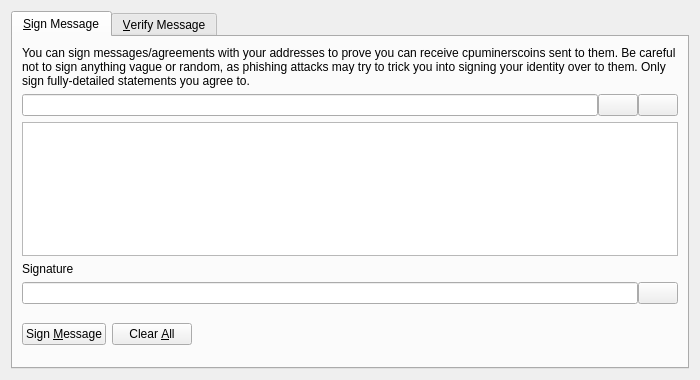
<?xml version="1.0" encoding="UTF-8"?>
<ui version="4.0">
 <class>SignVerifyMessageDialog</class>
 <widget class="QDialog" name="SignVerifyMessageDialog">
  <property name="geometry">
   <rect>
    <x>0</x>
    <y>0</y>
    <width>700</width>
    <height>380</height>
   </rect>
  </property>
  <property name="windowTitle">
   <string>Signatures - Sign / Verify a Message</string>
  </property>
  <property name="modal">
   <bool>true</bool>
  </property>
  <layout class="QVBoxLayout" name="verticalLayout">
   <item>
    <widget class="QTabWidget" name="tabWidget">
     <property name="currentIndex">
      <number>0</number>
     </property>
     <widget class="QWidget" name="tabSignMessage">
      <attribute name="title">
       <string>&amp;Sign Message</string>
      </attribute>
      <layout class="QVBoxLayout" name="verticalLayout_SM">
       <item>
        <widget class="QLabel" name="infoLabel_SM">
         <property name="text">
          <string>You can sign messages/agreements with your addresses to prove you can receive cpuminerscoins sent to them. Be careful not to sign anything vague or random, as phishing attacks may try to trick you into signing your identity over to them. Only sign fully-detailed statements you agree to.</string>
         </property>
         <property name="textFormat">
          <enum>Qt::PlainText</enum>
         </property>
         <property name="wordWrap">
          <bool>true</bool>
         </property>
        </widget>
       </item>
       <item>
        <layout class="QHBoxLayout" name="horizontalLayout_1_SM">
         <property name="spacing">
          <number>0</number>
         </property>
         <item>
          <widget class="QValidatedLineEdit" name="addressIn_SM">
           <property name="toolTip">
            <string>The CMC address to sign the message with</string>
           </property>
          </widget>
         </item>
         <item>
          <widget class="QPushButton" name="addressBookButton_SM">
           <property name="toolTip">
            <string>Choose previously used address</string>
           </property>
           <property name="text">
            <string/>
           </property>
           <property name="icon">
            <iconset resource="../bitcoin.qrc">
             <normaloff>:/icons/address-book</normaloff>:/icons/address-book</iconset>
           </property>
           <property name="shortcut">
            <string>Alt+A</string>
           </property>
           <property name="autoDefault">
            <bool>false</bool>
           </property>
          </widget>
         </item>
         <item>
          <widget class="QPushButton" name="pasteButton_SM">
           <property name="toolTip">
            <string>Paste address from clipboard</string>
           </property>
           <property name="text">
            <string/>
           </property>
           <property name="icon">
            <iconset resource="../bitcoin.qrc">
             <normaloff>:/icons/editpaste</normaloff>:/icons/editpaste</iconset>
           </property>
           <property name="shortcut">
            <string>Alt+P</string>
           </property>
           <property name="autoDefault">
            <bool>false</bool>
           </property>
          </widget>
         </item>
        </layout>
       </item>
       <item>
        <widget class="QPlainTextEdit" name="messageIn_SM">
         <property name="toolTip">
          <string>Enter the message you want to sign here</string>
         </property>
        </widget>
       </item>
       <item>
        <widget class="QLabel" name="signatureLabel_SM">
         <property name="text">
          <string>Signature</string>
         </property>
         <property name="textFormat">
          <enum>Qt::PlainText</enum>
         </property>
        </widget>
       </item>
       <item>
        <layout class="QHBoxLayout" name="horizontalLayout_2_SM">
         <property name="spacing">
          <number>0</number>
         </property>
         <item>
          <widget class="QLineEdit" name="signatureOut_SM">
           <property name="font">
            <font>
             <italic>true</italic>
            </font>
           </property>
           <property name="readOnly">
            <bool>true</bool>
           </property>
          </widget>
         </item>
         <item>
          <widget class="QPushButton" name="copySignatureButton_SM">
           <property name="toolTip">
            <string>Copy the current signature to the system clipboard</string>
           </property>
           <property name="text">
            <string/>
           </property>
           <property name="icon">
            <iconset resource="../bitcoin.qrc">
             <normaloff>:/icons/editcopy</normaloff>:/icons/editcopy</iconset>
           </property>
           <property name="autoDefault">
            <bool>false</bool>
           </property>
          </widget>
         </item>
        </layout>
       </item>
       <item>
        <layout class="QHBoxLayout" name="horizontalLayout_3_SM">
         <item>
          <widget class="QPushButton" name="signMessageButton_SM">
           <property name="toolTip">
            <string>Sign the message to prove you own this CMC address</string>
           </property>
           <property name="text">
            <string>Sign &amp;Message</string>
           </property>
           <property name="icon">
            <iconset resource="../bitcoin.qrc">
             <normaloff>:/icons/edit</normaloff>:/icons/edit</iconset>
           </property>
           <property name="autoDefault">
            <bool>false</bool>
           </property>
          </widget>
         </item>
         <item>
          <widget class="QPushButton" name="clearButton_SM">
           <property name="toolTip">
            <string>Reset all sign message fields</string>
           </property>
           <property name="text">
            <string>Clear &amp;All</string>
           </property>
           <property name="icon">
            <iconset resource="../bitcoin.qrc">
             <normaloff>:/icons/remove</normaloff>:/icons/remove</iconset>
           </property>
           <property name="autoDefault">
            <bool>false</bool>
           </property>
          </widget>
         </item>
         <item>
          <spacer name="horizontalSpacer_1_SM">
           <property name="orientation">
            <enum>Qt::Horizontal</enum>
           </property>
           <property name="sizeHint" stdset="0">
            <size>
             <width>40</width>
             <height>48</height>
            </size>
           </property>
          </spacer>
         </item>
         <item>
          <widget class="QLabel" name="statusLabel_SM">
           <property name="font">
            <font>
             <weight>75</weight>
             <bold>true</bold>
            </font>
           </property>
           <property name="text">
            <string/>
           </property>
           <property name="wordWrap">
            <bool>true</bool>
           </property>
          </widget>
         </item>
         <item>
          <spacer name="horizontalSpacer_2_SM">
           <property name="orientation">
            <enum>Qt::Horizontal</enum>
           </property>
           <property name="sizeHint" stdset="0">
            <size>
             <width>40</width>
             <height>48</height>
            </size>
           </property>
          </spacer>
         </item>
        </layout>
       </item>
      </layout>
     </widget>
     <widget class="QWidget" name="tabVerifyMessage">
      <attribute name="title">
       <string>&amp;Verify Message</string>
      </attribute>
      <layout class="QVBoxLayout" name="verticalLayout_VM">
       <item>
        <widget class="QLabel" name="infoLabel_VM">
         <property name="text">
          <string>Enter the receiver's address, message (ensure you copy line breaks, spaces, tabs, etc. exactly) and signature below to verify the message. Be careful not to read more into the signature than what is in the signed message itself, to avoid being tricked by a man-in-the-middle attack. Note that this only proves the signing party receives with the address, it cannot prove sendership of any transaction!</string>
         </property>
         <property name="textFormat">
          <enum>Qt::PlainText</enum>
         </property>
         <property name="alignment">
          <set>Qt::AlignLeading|Qt::AlignLeft|Qt::AlignTop</set>
         </property>
         <property name="wordWrap">
          <bool>true</bool>
         </property>
        </widget>
       </item>
       <item>
        <layout class="QHBoxLayout" name="horizontalLayout_1_VM">
         <property name="spacing">
          <number>0</number>
         </property>
         <item>
          <widget class="QValidatedLineEdit" name="addressIn_VM">
           <property name="toolTip">
            <string>The CMC address the message was signed with</string>
           </property>
          </widget>
         </item>
         <item>
          <widget class="QPushButton" name="addressBookButton_VM">
           <property name="toolTip">
            <string>Choose previously used address</string>
           </property>
           <property name="text">
            <string/>
           </property>
           <property name="icon">
            <iconset resource="../bitcoin.qrc">
             <normaloff>:/icons/address-book</normaloff>:/icons/address-book</iconset>
           </property>
           <property name="shortcut">
            <string>Alt+A</string>
           </property>
           <property name="autoDefault">
            <bool>false</bool>
           </property>
          </widget>
         </item>
        </layout>
       </item>
       <item>
        <widget class="QPlainTextEdit" name="messageIn_VM"/>
       </item>
       <item>
        <widget class="QValidatedLineEdit" name="signatureIn_VM"/>
       </item>
       <item>
        <layout class="QHBoxLayout" name="horizontalLayout_2_VM">
         <item>
          <widget class="QPushButton" name="verifyMessageButton_VM">
           <property name="toolTip">
            <string>Verify the message to ensure it was signed with the specified CMC address</string>
           </property>
           <property name="text">
            <string>Verify &amp;Message</string>
           </property>
           <property name="icon">
            <iconset resource="../bitcoin.qrc">
             <normaloff>:/icons/transaction_0</normaloff>:/icons/transaction_0</iconset>
           </property>
           <property name="autoDefault">
            <bool>false</bool>
           </property>
          </widget>
         </item>
         <item>
          <widget class="QPushButton" name="clearButton_VM">
           <property name="toolTip">
            <string>Reset all verify message fields</string>
           </property>
           <property name="text">
            <string>Clear &amp;All</string>
           </property>
           <property name="icon">
            <iconset resource="../bitcoin.qrc">
             <normaloff>:/icons/remove</normaloff>:/icons/remove</iconset>
           </property>
           <property name="autoDefault">
            <bool>false</bool>
           </property>
          </widget>
         </item>
         <item>
          <spacer name="horizontalSpacer_1_VM">
           <property name="orientation">
            <enum>Qt::Horizontal</enum>
           </property>
           <property name="sizeHint" stdset="0">
            <size>
             <width>40</width>
             <height>48</height>
            </size>
           </property>
          </spacer>
         </item>
         <item>
          <widget class="QLabel" name="statusLabel_VM">
           <property name="font">
            <font>
             <weight>75</weight>
             <bold>true</bold>
            </font>
           </property>
           <property name="text">
            <string/>
           </property>
           <property name="wordWrap">
            <bool>true</bool>
           </property>
          </widget>
         </item>
         <item>
          <spacer name="horizontalSpacer_2_VM">
           <property name="orientation">
            <enum>Qt::Horizontal</enum>
           </property>
           <property name="sizeHint" stdset="0">
            <size>
             <width>40</width>
             <height>48</height>
            </size>
           </property>
          </spacer>
         </item>
        </layout>
       </item>
      </layout>
     </widget>
    </widget>
   </item>
  </layout>
 </widget>
 <customwidgets>
  <customwidget>
   <class>QValidatedLineEdit</class>
   <extends>QLineEdit</extends>
   <header>qt/qvalidatedlineedit.h</header>
  </customwidget>
 </customwidgets>
 <resources>
  <include location="../bitcoin.qrc"/>
 </resources>
 <connections/>
</ui>
